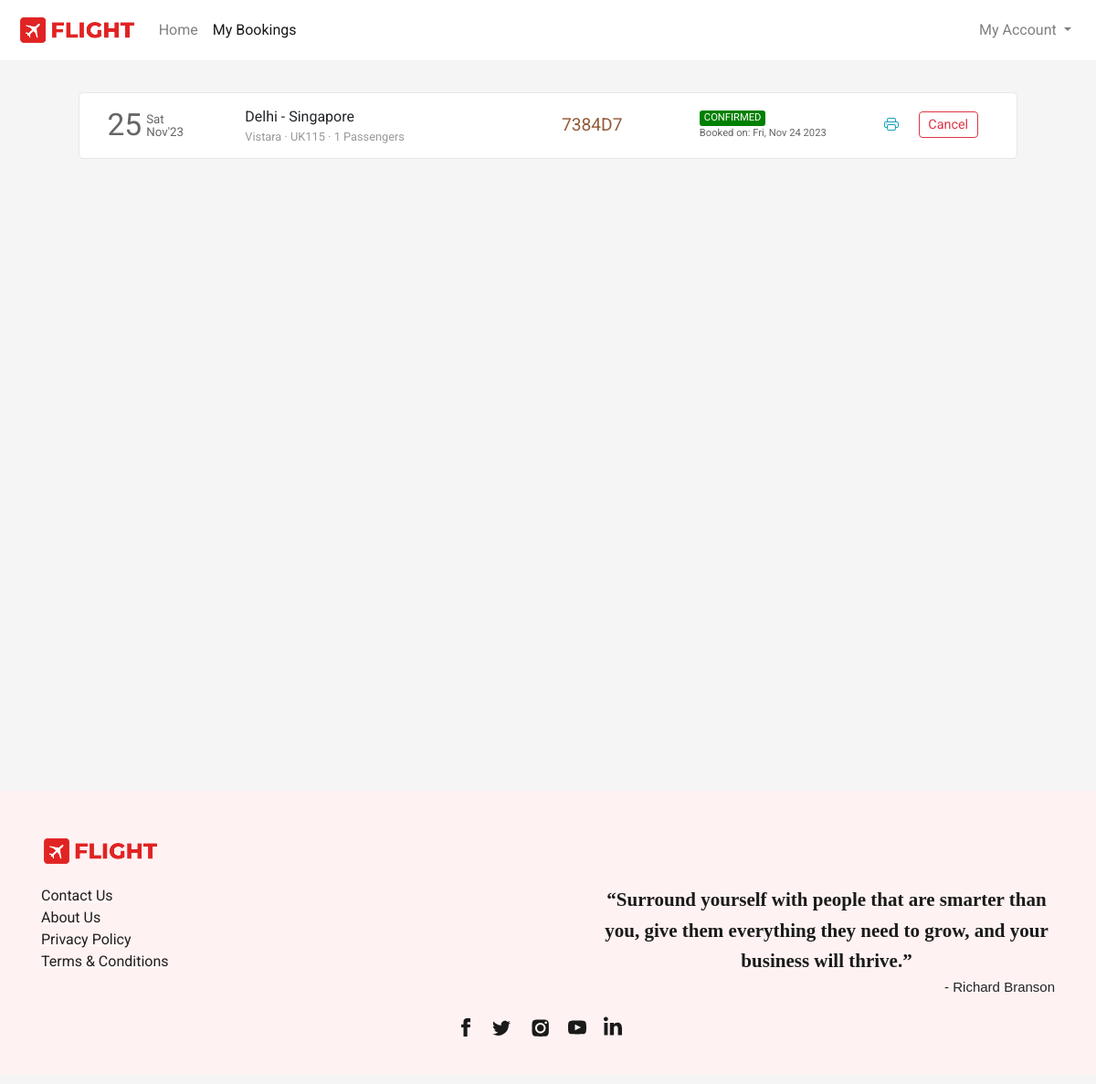
The page /flight/bookings (signed in) on the database its author committed.
### flight/models.py (models this page shows, shortened)
class Ticket(models.Model):
    user = models.ForeignKey(User,on_delete=models.CASCADE,related_name="bookings", blank=True, null=True)
    ref_no = models.CharField(max_length=6, unique=True)
    passengers = models.ManyToManyField(Passenger, related_name="flight_tickets")
    flight = models.ForeignKey(Flight, on_delete=models.CASCADE, related_name="tickets", blank=True, null=True)
    flight_ddate = models.DateField(blank=True, null=True)
    flight_adate = models.DateField(blank=True, null=True)
    flight_fare = models.FloatField(blank=True,null=True)
    other_charges = models.FloatField(blank=True,null=True)
    coupon_used = models.CharField(max_length=15,blank=True)
    coupon_discount = models.FloatField(default=0.0)
    total_fare = models.FloatField(blank=True, null=True)
    seat_class = models.CharField(max_length=20, choices=SEAT_CLASS)
    booking_date = models.DateTimeField(default=datetime.now)
    mobile = models.CharField(max_length=20,blank=True)
    email = models.EmailField(max_length=45, blank=True)
    status = models.CharField(max_length=45, choices=TICKET_STATUS)

class Flight(models.Model):
    origin = models.ForeignKey(Place, on_delete=models.CASCADE, related_name="departures")
    destination = models.ForeignKey(Place, on_delete=models.CASCADE, related_name="arrivals")
    depart_time = models.TimeField(auto_now=False, auto_now_add=False)
    depart_day = models.ManyToManyField(Week, related_name="flights_of_the_day")
    duration = models.DurationField(null=True)
    arrival_time = models.TimeField(auto_now=False, auto_now_add=False)
    plane = models.CharField(max_length=24)
    airline = models.CharField(max_length=64)
    economy_fare = models.FloatField(null=True)
    business_fare = models.FloatField(null=True)
    first_fare = models.FloatField(null=True)

class Place(models.Model):
    city = models.CharField(max_length=64)
    airport = models.CharField(max_length=64)
    code = models.CharField(max_length=3)
    country = models.CharField(max_length=64)

### flight/views.py (the view)
# urls.py: path('flight/bookings', views.bookings, name="bookings"),
def bookings(request):
    if request.user.is_authenticated:
        tickets = Ticket.objects.filter(user=request.user).order_by('-booking_date')
        return render(request, 'flight/bookings.html', {
            'page': 'bookings',
            'tickets': tickets
        })
    else:
        return HttpResponseRedirect(reverse('login'))

### flight/templates/flight/bookings.html (shortened to what this page needs)
{% extends 'flight/layout.html' %}
{% load static %}
{% block head %}
    <link rel="stylesheet" href="{% static 'css/bookings_style.css' %}">
{% endblock head %}
{% block body %}
    <section class="section section1">
        <div class="container">
            {% if tickets %}
                {% for ticket in tickets %}
                    <div class="row each-booking-div" id="{{ticket.ref_no}}">
                        <div class="col-2" style="display: flex;">
                            <div style="display: flex; color: #666666; margin-top: auto;">
                                <div>
                                    <span style="font-size: 2.1em;">{{ticket.flight_ddate | date:"d"}}</span>
                                </div>
                                <div style="font-size: smaller; display: flex; margin: auto 0; padding-left: 5px; line-height: 1em;">
                                    <div style="margin: auto;">
                                        <div style="margin-bottom: 1px;">{{ticket.flight_ddate | date:"D"}}</div>
                                        <div style="margin-top: 1px;">{{ticket.flight_ddate | date:"M'y"}}</div>
                                    </div>
                                </div>
                            </div>
                        </div>
                        <div class="col-4 middle-div">
                            <div style="width:100%">
                                <div class="row places-div" style=" display: flex;">
                                    <div style="max-width: 45%;">{{ticket.flight.origin.city}}</div>
                                    <div>&nbsp;-&nbsp;</div>
                                    <div style="max-width: 45%;">{{ticket.flight.destination.city}}</div>
                                </div>
                                <div class="row places-div" style="font-size: .8em; color: #999999; ">
                                    <div style="max-width: 100%;">{{ticket.flight.airline}} &middot; {{ticket.flight.plane}} &middot; {{ticket.passengers.count}} Passengers</div>
                                </div>
                            </div>
                        </div>
                        <div class="col-2 middle-div">
                            <div style="font-size: 1.2em; color: #945937;">{{ticket.ref_no}}</div>
                        </div>
                        <div class="col-2 middle-div">
                            <div>
                                <div class="row status-div">
                                    {% if ticket.status == 'CONFIRMED' %}
                                        <div class="green">{{ticket.status}}</div>
                                    {% endif %}
                                </div>
                                <div class="row booking-date-div" style="font-size: .7em; color: #666;">
                                    {% if ticket.status == 'CONFIRMED' %}
                                        Booked on: {{ticket.booking_date | date:"D, M d Y"}}
                                    {% endif %}
                                </div>
                            </div>
                        </div>
                        <div class="col-2 last-div">
                            <div>
                                <div class="ticket-action-div">
                                    {% if ticket.status == 'CONFIRMED' %}
                                        <form action="{% url 'getticket' %}" method="get" target="_blank">
                                            <button type="submit" class="btn btn-outline-info btnp pbtn">
                                            </button>
                                        </form>
                                        <button class="btn btn-outline-danger btnp cbtn"  data-ref="{{ticket.ref_no}}" onclick="popup(this)">Cancel</button>
                                    {% endif %}
                                </div>
                            </div>
                        </div>
                    </div>
                {% endfor %}
            {% endif %}
        </div>
    </section>
{% endblock %}

### flight/templates/flight/layout.html (shortened to what this page needs)
{% load static %}
<!DOCTYPE html>
<html lang="en">
<head>
  <link rel="stylesheet" href="https://stackpath.bootstrapcdn.com/bootstrap/4.4.1/css/bootstrap.min.css">
  <link rel="stylesheet" href="https://use.typekit.net/cav5lva.css">
  <link rel="stylesheet" href="{% static 'css/layout_style.css' %}">
  {% block head %}
  {% endblock %}
</head>
<body>
  <div class="container-fluid">
    <nav class="navbar navbar-expand-lg navbar-light">
      <a class="navbar-brand" href="{% url 'index' %}">
          <img src="{% static 'img/icon_logo.png' %}" height="34" alt="">
      </a>
      <div class="collapse navbar-collapse" id="navbarSupportedContent">
        <ul class="navbar-nav mr-auto">
          <li class="nav-item {% if not page %}active{% endif %}">
            <a class="nav-link" href="{% url 'index' %}">Home</a>
          </li>
          <li class="nav-item {% if page == 'bookings' %}active{% endif %}">
            <a class="nav-link" href="{% url 'bookings' %}">My Bookings</a>
          </li>
        </ul>
        <ul class="navbar-nav">
          {% if not user.is_authenticated %}
            <li class="nav-item">
              <button class="btn btn-outline-danger" style="border-radius: 25rem;" onclick="window.location.href = '/login';">
                <svg width="1.1em" height="1.1em" viewBox="0 1.5 16 16" class="bi bi-person-fill" fill="currentColor" xmlns="http://www.w3.org/2000/svg">
                  <path fill-rule="evenodd" d="M3 14s-1 0-1-1 1-4 6-4 6 3 6 4-1 1-1 1H3zm5-6a3 3 0 1 0 0-6 3 3 0 0 0 0 6z"/>
                </svg>
                Login
              </button>
            </li>
          {% else %}
            <li class="nav-item dropdown my-account">
              <a class="nav-link dropdown-toggle" href="#" id="navbarDropdown" role="button" data-toggle="dropdown" aria-haspopup="true" aria-expanded="false">
                My Account
              </a>
            </li>
          {% endif %}
        </ul>
      </div>
    </nav>
    <main>
      {% block body %}{% endblock %}
    </main>
    <footer>
      <div class="container">
        <div>
          <div class="logo-container">
            <img src="{% static 'img/icon_logo.png' %}">
          </div>
          <div class="footer-content">
            <div class="links-container">
              <div>
                <ul class="link-list">
                  <li class="list-item"><a class="footer-links" href="{% url 'contact' %}">Contact Us</a></li>
                  <li class="list-item"><a class="footer-links" href="{% url 'aboutus' %}">About Us</a></li>
                  <li class="list-item"><a class="footer-links" href="{% url 'privacypolicy' %}">Privacy Policy</a></li>
                  <li class="list-item"><a class="footer-links" href="{% url 'termsandconditions' %}">Terms &amp; Conditions</a></li>
                </ul>
              </div>
            </div>
            <div class="quote-container">
              <div class="quote">“Surround yourself with people that are smarter than you, give them everything they need to grow, and your business will thrive.”</div>
              <div class="quote-by">- Richard Branson</div>
            </div>
          </div>
          <div class="social-links">
            <div class="social-icons">
              <a href="#" class="social-icon">
              </a>
              <a href="#" class="social-icon">
              </a>
              <a href="#" class="social-icon">
              </a>
              <a href="#" class="social-icon">
              </a>
              <a href="#" class="social-icon">
              </a>
            </div>
          </div>
        </div>
      </div>
    </footer>
  </div>
</body>
</html>

### flight/static/css/layout_style.css (style rules this page uses)
body { margin: 0px; padding: 0px; font-family: "Rubik", sans-serif; font-weight: normal; font-style: normal; min-width: 250px; }
.container-fluid { padding-left: 0px; padding-right: 0px; }
.navbar { padding: .7rem 1.2rem; background-color: #fff; transition-duration: .2s; }
.section { background-size: cover; background-position: center; background-repeat: no-repeat; padding: 30px 50px; min-height: 100vh; }
footer { background-color: rgb(255,242,242); margin-top: 0px; padding-top: 1px; }
footer .container > div { font-family: Barlow, sans-serif; margin: 48px 0px 10px; flex-shrink: 0; max-width: 100%; overflow: hidden; }
.footer-content { padding-top: 20px; display: flex; -webkit-box-pack: justify; justify-content: space-between; }
.links-container { text-align: left; flex-direction: row; display: flex; }
.quote-container { text-align: right; }
.logo-container img { width: 130px; }
.links-container > div { flex: 1 0 0px; }
.links-container > div ul { padding-inline-start: 0px; margin-block-start: 0px; margin-block-end: 0px; list-style-type: none; margin-right: 50px; }
.footer-links { white-space: nowrap; color: rgb(31, 31, 31); text-decoration: underline solid rgb(255, 255, 255); transition: all 0.1s ease 0s; }
.quote-container .quote { font-family: utopia-std, serif; text-align: center; color: rgb(26, 26, 26); max-width: 500px; margin: auto; font-size: 21px; font-weight: 600; line-height: 1.6; }
.quote-container .quote-by { font-family: sans-serif; font-size: 15px; }
.social-icons { list-style-type: none; display: flex; margin: 0px auto; padding: 20px 0px; width: 100%; max-width: 200px; justify-content: space-evenly; }
.social-icons a { height: 44px; width: 44px; }

### flight/static/css/bookings_style.css (style rules this page uses)
* { font-family: 'Roboto', sans-serif; }
body { background-color: #f5f5f5; word-wrap: break-word; }
.container { cursor: pointer; }
.each-booking-div { width: 96%; margin: 5px auto 8px auto; transition-duration: .4s; padding: 10px 15px; background-color: #fff; border: 1px solid #e6e6e6; border-radius: 5px; }
.btnp { padding: .15rem .6rem; font-size: .9em; margin-top: 3px; margin-bottom: 5px; }
.each-booking-div > div { display: flex; overflow: auto; }
.each-booking-div > div > div { margin-top: auto; margin-bottom: auto; width: 100%; }
.green, .red, .orange { border-radius: 3px; color: white; padding-left: 5px; padding-right: 5px; font-size: .7em; }
.green { background-color: green; }
.ticket-action-div { display: flex; justify-content: space-evenly; }
.pbtn, .rbtn { border: 0; }

### rows shown on the page
Ticket: flight_ddate "25", flight_ddate "Sat", flight_ddate "Nov'23", flight.origin.city "Delhi", flight.destination.city "Singapore", flight.airline "Vistara", flight.plane "UK115", passengers.count "1", ref_no "7384D7", status "CONFIRMED", booking_date "Fri, Nov 24 2023"
